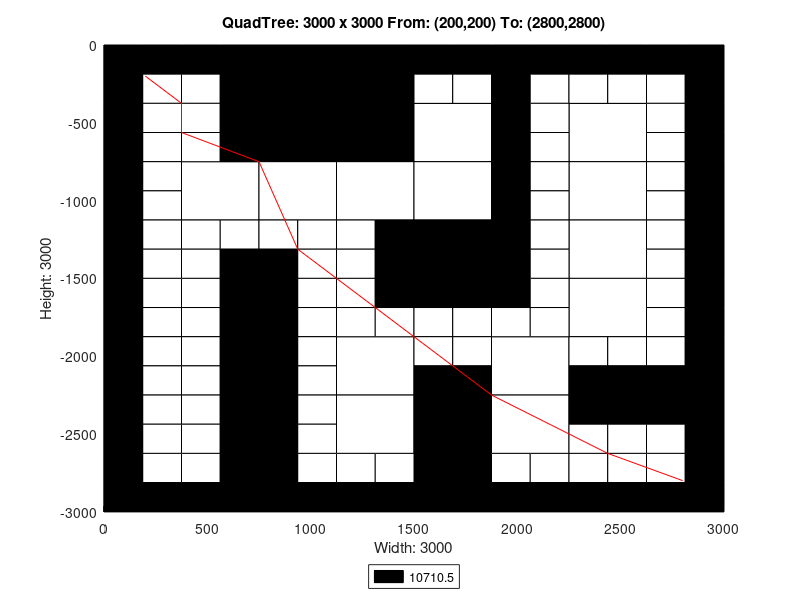

MATLAB code for this plot:
axis([0 3000 -3000 0]);
title('QuadTree: 3000 x 3000 From: (200,200) To: (2800,2800)');
xlabel('Width: 3000');
ylabel('Height: 3000');
rectangle('Position',[750 -750 750 750], 'FaceColor',[0 0 0]);
rectangle('Position',[375 -1125 375 375], 'FaceColor',[1 1 1]);
rectangle('Position',[750 -1125 375 375], 'FaceColor',[1 1 1]);
rectangle('Position',[1125 -1125 375 375], 'FaceColor',[1 1 1]);
rectangle('Position',[1500 -750 375 375], 'FaceColor',[1 1 1]);
rectangle('Position',[2250 -750 375 375], 'FaceColor',[1 1 1]);
rectangle('Position',[1500 -1125 375 375], 'FaceColor',[1 1 1]);
rectangle('Position',[1500 -1500 375 375], 'FaceColor',[0 0 0]);
rectangle('Position',[2250 -1125 375 375], 'FaceColor',[1 1 1]);
rectangle('Position',[2250 -1500 375 375], 'FaceColor',[1 1 1]);
rectangle('Position',[1125 -2250 375 375], 'FaceColor',[1 1 1]);
rectangle('Position',[1125 -2625 375 375], 'FaceColor',[1 1 1]);
rectangle('Position',[1875 -2250 375 375], 'FaceColor',[1 1 1]);
rectangle('Position',[2250 -1875 375 375], 'FaceColor',[1 1 1]);
rectangle('Position',[1500 -2625 375 375], 'FaceColor',[0 0 0]);
rectangle('Position',[1875 -2625 375 375], 'FaceColor',[1 1 1]);
rectangle('Position',[1500 -3000 375 375], 'FaceColor',[0 0 0]);
rectangle('Position',[0 -187.5 187.5 187.5], 'FaceColor',[0 0 0]);
rectangle('Position',[187.5 -187.5 187.5 187.5], 'FaceColor',[0 0 0]);
rectangle('Position',[0 -375 187.5 187.5], 'FaceColor',[0 0 0]);
rectangle('Position',[187.5 -375 187.5 187.5], 'FaceColor',[1 1 1]);
rectangle('Position',[375 -187.5 187.5 187.5], 'FaceColor',[0 0 0]);
rectangle('Position',[562.5 -187.5 187.5 187.5], 'FaceColor',[0 0 0]);
rectangle('Position',[375 -375 187.5 187.5], 'FaceColor',[1 1 1]);
rectangle('Position',[562.5 -375 187.5 187.5], 'FaceColor',[0 0 0]);
rectangle('Position',[0 -562.5 187.5 187.5], 'FaceColor',[0 0 0]);
rectangle('Position',[187.5 -562.5 187.5 187.5], 'FaceColor',[1 1 1]);
rectangle('Position',[0 -750 187.5 187.5], 'FaceColor',[0 0 0]);
rectangle('Position',[187.5 -750 187.5 187.5], 'FaceColor',[1 1 1]);
rectangle('Position',[375 -562.5 187.5 187.5], 'FaceColor',[1 1 1]);
rectangle('Position',[562.5 -562.5 187.5 187.5], 'FaceColor',[0 0 0]);
rectangle('Position',[375 -750 187.5 187.5], 'FaceColor',[1 1 1]);
rectangle('Position',[562.5 -750 187.5 187.5], 'FaceColor',[0 0 0]);
rectangle('Position',[0 -937.5 187.5 187.5], 'FaceColor',[0 0 0]);
rectangle('Position',[187.5 -937.5 187.5 187.5], 'FaceColor',[1 1 1]);
rectangle('Position',[0 -1125 187.5 187.5], 'FaceColor',[0 0 0]);
rectangle('Position',[187.5 -1125 187.5 187.5], 'FaceColor',[1 1 1]);
rectangle('Position',[0 -1312.5 187.5 187.5], 'FaceColor',[0 0 0]);
rectangle('Position',[187.5 -1312.5 187.5 187.5], 'FaceColor',[1 1 1]);
rectangle('Position',[0 -1500 187.5 187.5], 'FaceColor',[0 0 0]);
rectangle('Position',[187.5 -1500 187.5 187.5], 'FaceColor',[1 1 1]);
rectangle('Position',[375 -1312.5 187.5 187.5], 'FaceColor',[1 1 1]);
rectangle('Position',[562.5 -1312.5 187.5 187.5], 'FaceColor',[1 1 1]);
rectangle('Position',[375 -1500 187.5 187.5], 'FaceColor',[1 1 1]);
rectangle('Position',[562.5 -1500 187.5 187.5], 'FaceColor',[0 0 0]);
rectangle('Position',[750 -1312.5 187.5 187.5], 'FaceColor',[1 1 1]);
rectangle('Position',[937.5 -1312.5 187.5 187.5], 'FaceColor',[1 1 1]);
rectangle('Position',[750 -1500 187.5 187.5], 'FaceColor',[0 0 0]);
rectangle('Position',[937.5 -1500 187.5 187.5], 'FaceColor',[1 1 1]);
rectangle('Position',[1125 -1312.5 187.5 187.5], 'FaceColor',[1 1 1]);
rectangle('Position',[1312.5 -1312.5 187.5 187.5], 'FaceColor',[0 0 0]);
rectangle('Position',[1125 -1500 187.5 187.5], 'FaceColor',[1 1 1]);
rectangle('Position',[1312.5 -1500 187.5 187.5], 'FaceColor',[0 0 0]);
rectangle('Position',[1500 -187.5 187.5 187.5], 'FaceColor',[0 0 0]);
rectangle('Position',[1687.5 -187.5 187.5 187.5], 'FaceColor',[0 0 0]);
rectangle('Position',[1500 -375 187.5 187.5], 'FaceColor',[1 1 1]);
rectangle('Position',[1687.5 -375 187.5 187.5], 'FaceColor',[1 1 1]);
rectangle('Position',[1875 -187.5 187.5 187.5], 'FaceColor',[0 0 0]);
rectangle('Position',[2062.5 -187.5 187.5 187.5], 'FaceColor',[0 0 0]);
rectangle('Position',[1875 -375 187.5 187.5], 'FaceColor',[0 0 0]);
rectangle('Position',[2062.5 -375 187.5 187.5], 'FaceColor',[1 1 1]);
rectangle('Position',[1875 -562.5 187.5 187.5], 'FaceColor',[0 0 0]);
rectangle('Position',[2062.5 -562.5 187.5 187.5], 'FaceColor',[1 1 1]);
rectangle('Position',[1875 -750 187.5 187.5], 'FaceColor',[0 0 0]);
rectangle('Position',[2062.5 -750 187.5 187.5], 'FaceColor',[1 1 1]);
rectangle('Position',[2250 -187.5 187.5 187.5], 'FaceColor',[0 0 0]);
rectangle('Position',[2437.5 -187.5 187.5 187.5], 'FaceColor',[0 0 0]);
rectangle('Position',[2250 -375 187.5 187.5], 'FaceColor',[1 1 1]);
rectangle('Position',[2437.5 -375 187.5 187.5], 'FaceColor',[1 1 1]);
rectangle('Position',[2625 -187.5 187.5 187.5], 'FaceColor',[0 0 0]);
rectangle('Position',[2812.5 -187.5 187.5 187.5], 'FaceColor',[0 0 0]);
rectangle('Position',[2625 -375 187.5 187.5], 'FaceColor',[1 1 1]);
rectangle('Position',[2812.5 -375 187.5 187.5], 'FaceColor',[0 0 0]);
rectangle('Position',[2625 -562.5 187.5 187.5], 'FaceColor',[1 1 1]);
rectangle('Position',[2812.5 -562.5 187.5 187.5], 'FaceColor',[0 0 0]);
rectangle('Position',[2625 -750 187.5 187.5], 'FaceColor',[1 1 1]);
rectangle('Position',[2812.5 -750 187.5 187.5], 'FaceColor',[0 0 0]);
rectangle('Position',[1875 -937.5 187.5 187.5], 'FaceColor',[0 0 0]);
rectangle('Position',[2062.5 -937.5 187.5 187.5], 'FaceColor',[1 1 1]);
rectangle('Position',[1875 -1125 187.5 187.5], 'FaceColor',[0 0 0]);
rectangle('Position',[2062.5 -1125 187.5 187.5], 'FaceColor',[1 1 1]);
rectangle('Position',[1875 -1312.5 187.5 187.5], 'FaceColor',[0 0 0]);
rectangle('Position',[2062.5 -1312.5 187.5 187.5], 'FaceColor',[1 1 1]);
rectangle('Position',[1875 -1500 187.5 187.5], 'FaceColor',[0 0 0]);
rectangle('Position',[2062.5 -1500 187.5 187.5], 'FaceColor',[1 1 1]);
rectangle('Position',[2625 -937.5 187.5 187.5], 'FaceColor',[1 1 1]);
rectangle('Position',[2812.5 -937.5 187.5 187.5], 'FaceColor',[0 0 0]);
rectangle('Position',[2625 -1125 187.5 187.5], 'FaceColor',[1 1 1]);
rectangle('Position',[2812.5 -1125 187.5 187.5], 'FaceColor',[0 0 0]);
rectangle('Position',[2625 -1312.5 187.5 187.5], 'FaceColor',[1 1 1]);
rectangle('Position',[2812.5 -1312.5 187.5 187.5], 'FaceColor',[0 0 0]);
rectangle('Position',[2625 -1500 187.5 187.5], 'FaceColor',[1 1 1]);
rectangle('Position',[2812.5 -1500 187.5 187.5], 'FaceColor',[0 0 0]);
rectangle('Position',[0 -1687.5 187.5 187.5], 'FaceColor',[0 0 0]);
rectangle('Position',[187.5 -1687.5 187.5 187.5], 'FaceColor',[1 1 1]);
rectangle('Position',[0 -1875 187.5 187.5], 'FaceColor',[0 0 0]);
rectangle('Position',[187.5 -1875 187.5 187.5], 'FaceColor',[1 1 1]);
rectangle('Position',[375 -1687.5 187.5 187.5], 'FaceColor',[1 1 1]);
rectangle('Position',[562.5 -1687.5 187.5 187.5], 'FaceColor',[0 0 0]);
rectangle('Position',[375 -1875 187.5 187.5], 'FaceColor',[1 1 1]);
rectangle('Position',[562.5 -1875 187.5 187.5], 'FaceColor',[0 0 0]);
rectangle('Position',[0 -2062.5 187.5 187.5], 'FaceColor',[0 0 0]);
rectangle('Position',[187.5 -2062.5 187.5 187.5], 'FaceColor',[1 1 1]);
rectangle('Position',[0 -2250 187.5 187.5], 'FaceColor',[0 0 0]);
rectangle('Position',[187.5 -2250 187.5 187.5], 'FaceColor',[1 1 1]);
rectangle('Position',[375 -2062.5 187.5 187.5], 'FaceColor',[1 1 1]);
rectangle('Position',[562.5 -2062.5 187.5 187.5], 'FaceColor',[0 0 0]);
rectangle('Position',[375 -2250 187.5 187.5], 'FaceColor',[1 1 1]);
rectangle('Position',[562.5 -2250 187.5 187.5], 'FaceColor',[0 0 0]);
rectangle('Position',[750 -1687.5 187.5 187.5], 'FaceColor',[0 0 0]);
rectangle('Position',[937.5 -1687.5 187.5 187.5], 'FaceColor',[1 1 1]);
rectangle('Position',[750 -1875 187.5 187.5], 'FaceColor',[0 0 0]);
rectangle('Position',[937.5 -1875 187.5 187.5], 'FaceColor',[1 1 1]);
rectangle('Position',[1125 -1687.5 187.5 187.5], 'FaceColor',[1 1 1]);
rectangle('Position',[1312.5 -1687.5 187.5 187.5], 'FaceColor',[0 0 0]);
rectangle('Position',[1125 -1875 187.5 187.5], 'FaceColor',[1 1 1]);
rectangle('Position',[1312.5 -1875 187.5 187.5], 'FaceColor',[1 1 1]);
rectangle('Position',[750 -2062.5 187.5 187.5], 'FaceColor',[0 0 0]);
rectangle('Position',[937.5 -2062.5 187.5 187.5], 'FaceColor',[1 1 1]);
rectangle('Position',[750 -2250 187.5 187.5], 'FaceColor',[0 0 0]);
rectangle('Position',[937.5 -2250 187.5 187.5], 'FaceColor',[1 1 1]);
rectangle('Position',[0 -2437.5 187.5 187.5], 'FaceColor',[0 0 0]);
rectangle('Position',[187.5 -2437.5 187.5 187.5], 'FaceColor',[1 1 1]);
rectangle('Position',[0 -2625 187.5 187.5], 'FaceColor',[0 0 0]);
rectangle('Position',[187.5 -2625 187.5 187.5], 'FaceColor',[1 1 1]);
rectangle('Position',[375 -2437.5 187.5 187.5], 'FaceColor',[1 1 1]);
rectangle('Position',[562.5 -2437.5 187.5 187.5], 'FaceColor',[0 0 0]);
rectangle('Position',[375 -2625 187.5 187.5], 'FaceColor',[1 1 1]);
rectangle('Position',[562.5 -2625 187.5 187.5], 'FaceColor',[0 0 0]);
rectangle('Position',[0 -2812.5 187.5 187.5], 'FaceColor',[0 0 0]);
rectangle('Position',[187.5 -2812.5 187.5 187.5], 'FaceColor',[1 1 1]);
rectangle('Position',[0 -3000 187.5 187.5], 'FaceColor',[0 0 0]);
rectangle('Position',[187.5 -3000 187.5 187.5], 'FaceColor',[0 0 0]);
rectangle('Position',[375 -2812.5 187.5 187.5], 'FaceColor',[1 1 1]);
rectangle('Position',[562.5 -2812.5 187.5 187.5], 'FaceColor',[0 0 0]);
rectangle('Position',[375 -3000 187.5 187.5], 'FaceColor',[0 0 0]);
rectangle('Position',[562.5 -3000 187.5 187.5], 'FaceColor',[0 0 0]);
rectangle('Position',[750 -2437.5 187.5 187.5], 'FaceColor',[0 0 0]);
rectangle('Position',[937.5 -2437.5 187.5 187.5], 'FaceColor',[1 1 1]);
rectangle('Position',[750 -2625 187.5 187.5], 'FaceColor',[0 0 0]);
rectangle('Position',[937.5 -2625 187.5 187.5], 'FaceColor',[1 1 1]);
rectangle('Position',[750 -2812.5 187.5 187.5], 'FaceColor',[0 0 0]);
rectangle('Position',[937.5 -2812.5 187.5 187.5], 'FaceColor',[1 1 1]);
rectangle('Position',[750 -3000 187.5 187.5], 'FaceColor',[0 0 0]);
rectangle('Position',[937.5 -3000 187.5 187.5], 'FaceColor',[0 0 0]);
rectangle('Position',[1125 -2812.5 187.5 187.5], 'FaceColor',[1 1 1]);
rectangle('Position',[1312.5 -2812.5 187.5 187.5], 'FaceColor',[1 1 1]);
rectangle('Position',[1125 -3000 187.5 187.5], 'FaceColor',[0 0 0]);
rectangle('Position',[1312.5 -3000 187.5 187.5], 'FaceColor',[0 0 0]);
rectangle('Position',[1500 -1687.5 187.5 187.5], 'FaceColor',[0 0 0]);
rectangle('Position',[1687.5 -1687.5 187.5 187.5], 'FaceColor',[0 0 0]);
rectangle('Position',[1500 -1875 187.5 187.5], 'FaceColor',[1 1 1]);
rectangle('Position',[1687.5 -1875 187.5 187.5], 'FaceColor',[1 1 1]);
rectangle('Position',[1875 -1687.5 187.5 187.5], 'FaceColor',[0 0 0]);
rectangle('Position',[2062.5 -1687.5 187.5 187.5], 'FaceColor',[1 1 1]);
rectangle('Position',[1875 -1875 187.5 187.5], 'FaceColor',[1 1 1]);
rectangle('Position',[2062.5 -1875 187.5 187.5], 'FaceColor',[1 1 1]);
rectangle('Position',[1500 -2062.5 187.5 187.5], 'FaceColor',[1 1 1]);
rectangle('Position',[1687.5 -2062.5 187.5 187.5], 'FaceColor',[1 1 1]);
rectangle('Position',[1500 -2250 187.5 187.5], 'FaceColor',[0 0 0]);
rectangle('Position',[1687.5 -2250 187.5 187.5], 'FaceColor',[0 0 0]);
rectangle('Position',[2625 -1687.5 187.5 187.5], 'FaceColor',[1 1 1]);
rectangle('Position',[2812.5 -1687.5 187.5 187.5], 'FaceColor',[0 0 0]);
rectangle('Position',[2625 -1875 187.5 187.5], 'FaceColor',[1 1 1]);
rectangle('Position',[2812.5 -1875 187.5 187.5], 'FaceColor',[0 0 0]);
rectangle('Position',[2250 -2062.5 187.5 187.5], 'FaceColor',[1 1 1]);
rectangle('Position',[2437.5 -2062.5 187.5 187.5], 'FaceColor',[1 1 1]);
rectangle('Position',[2250 -2250 187.5 187.5], 'FaceColor',[0 0 0]);
rectangle('Position',[2437.5 -2250 187.5 187.5], 'FaceColor',[0 0 0]);
rectangle('Position',[2625 -2062.5 187.5 187.5], 'FaceColor',[1 1 1]);
rectangle('Position',[2812.5 -2062.5 187.5 187.5], 'FaceColor',[0 0 0]);
rectangle('Position',[2625 -2250 187.5 187.5], 'FaceColor',[0 0 0]);
rectangle('Position',[2812.5 -2250 187.5 187.5], 'FaceColor',[0 0 0]);
rectangle('Position',[1875 -2812.5 187.5 187.5], 'FaceColor',[1 1 1]);
rectangle('Position',[2062.5 -2812.5 187.5 187.5], 'FaceColor',[1 1 1]);
rectangle('Position',[1875 -3000 187.5 187.5], 'FaceColor',[0 0 0]);
rectangle('Position',[2062.5 -3000 187.5 187.5], 'FaceColor',[0 0 0]);
rectangle('Position',[2250 -2437.5 187.5 187.5], 'FaceColor',[0 0 0]);
rectangle('Position',[2437.5 -2437.5 187.5 187.5], 'FaceColor',[0 0 0]);
rectangle('Position',[2250 -2625 187.5 187.5], 'FaceColor',[1 1 1]);
rectangle('Position',[2437.5 -2625 187.5 187.5], 'FaceColor',[1 1 1]);
rectangle('Position',[2625 -2437.5 187.5 187.5], 'FaceColor',[0 0 0]);
rectangle('Position',[2812.5 -2437.5 187.5 187.5], 'FaceColor',[0 0 0]);
rectangle('Position',[2625 -2625 187.5 187.5], 'FaceColor',[1 1 1]);
rectangle('Position',[2812.5 -2625 187.5 187.5], 'FaceColor',[0 0 0]);
rectangle('Position',[2250 -2812.5 187.5 187.5], 'FaceColor',[1 1 1]);
rectangle('Position',[2437.5 -2812.5 187.5 187.5], 'FaceColor',[1 1 1]);
rectangle('Position',[2250 -3000 187.5 187.5], 'FaceColor',[0 0 0]);
rectangle('Position',[2437.5 -3000 187.5 187.5], 'FaceColor',[0 0 0]);
rectangle('Position',[2625 -2812.5 187.5 187.5], 'FaceColor',[1 1 1]);
rectangle('Position',[2812.5 -2812.5 187.5 187.5], 'FaceColor',[0 0 0]);
rectangle('Position',[2625 -3000 187.5 187.5], 'FaceColor',[0 0 0]);
rectangle('Position',[2812.5 -3000 187.5 187.5], 'FaceColor',[0 0 0]);
X=[2800,2800,2437.5,2437.5,1875,1500,1500,1312.5,1312.5,1125,937.5,937.5,750,375,375,375,200];
Y=[-2800,-2800,-2625,-2625,-2250,-1875,-1875,-1687.5,-1687.5,-1500,-1312.5,-1312.5,-750,-562.5,-562.5,-375,-200];
hold on;
plot(X,Y,'r');
legend('10710.5','Location','southoutside');
